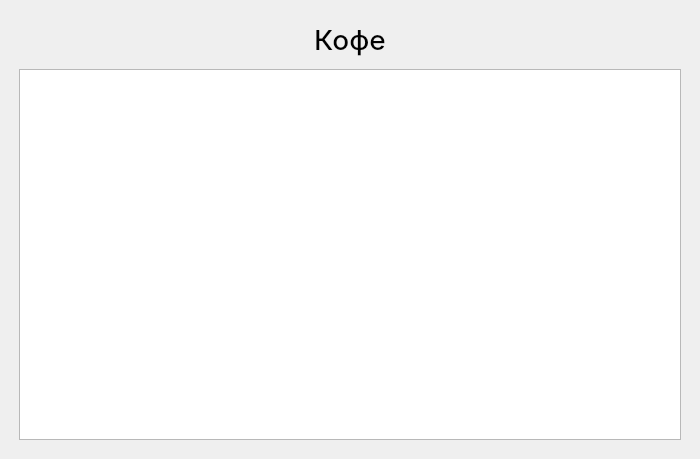
<?xml version="1.0" encoding="UTF-8"?>
<ui version="4.0">
 <class>MainWindow</class>
 <widget class="QMainWindow" name="MainWindow">
  <property name="geometry">
   <rect>
    <x>0</x>
    <y>0</y>
    <width>700</width>
    <height>459</height>
   </rect>
  </property>
  <property name="minimumSize">
   <size>
    <width>0</width>
    <height>200</height>
   </size>
  </property>
  <property name="windowTitle">
   <string>MainWindow</string>
  </property>
  <widget class="QWidget" name="centralwidget">
   <property name="minimumSize">
    <size>
     <width>0</width>
     <height>0</height>
    </size>
   </property>
   <layout class="QGridLayout" name="gridLayout">
    <item row="0" column="0">
     <layout class="QVBoxLayout" name="verticalLayout" stretch="0,0">
      <property name="spacing">
       <number>10</number>
      </property>
      <property name="leftMargin">
       <number>10</number>
      </property>
      <property name="topMargin">
       <number>10</number>
      </property>
      <property name="rightMargin">
       <number>10</number>
      </property>
      <property name="bottomMargin">
       <number>10</number>
      </property>
      <item>
       <widget class="QLabel" name="mainlabel">
        <property name="minimumSize">
         <size>
          <width>300</width>
          <height>40</height>
         </size>
        </property>
        <property name="sizeIncrement">
         <size>
          <width>0</width>
          <height>0</height>
         </size>
        </property>
        <property name="baseSize">
         <size>
          <width>0</width>
          <height>0</height>
         </size>
        </property>
        <property name="font">
         <font>
          <family>Inter Medium</family>
          <pointsize>21</pointsize>
          <weight>50</weight>
          <italic>false</italic>
          <bold>false</bold>
          <underline>false</underline>
         </font>
        </property>
        <property name="text">
         <string>Кофе</string>
        </property>
        <property name="scaledContents">
         <bool>false</bool>
        </property>
        <property name="alignment">
         <set>Qt::AlignCenter</set>
        </property>
       </widget>
      </item>
      <item>
       <widget class="QTableWidget" name="maintable"/>
      </item>
     </layout>
    </item>
   </layout>
  </widget>
 </widget>
 <resources/>
 <connections/>
</ui>
